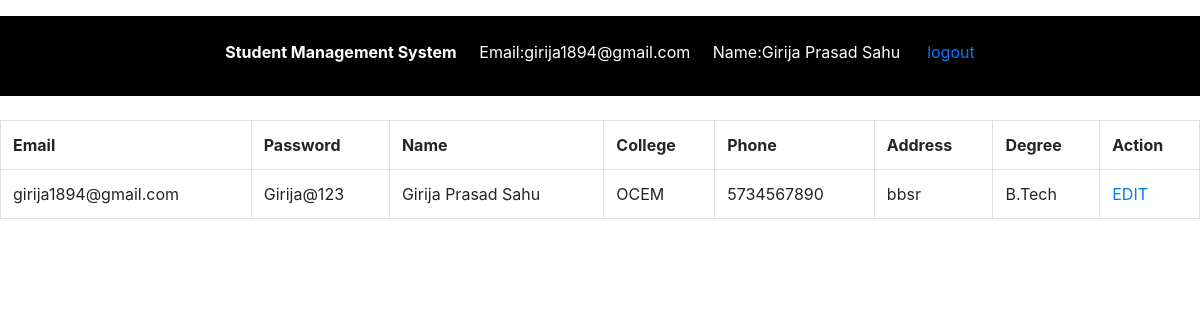
/sms/student_dashboard.php (signed in), run on the app's committed database.
### tables this page shows
CREATE TABLE `student` (
  `id` int(11) NOT NULL,
  `email` varchar(255) NOT NULL,
  `password` varchar(255) NOT NULL,
  `name` varchar(255) NOT NULL,
  `college` varchar(255) NOT NULL,
  `phone` varchar(255) NOT NULL,
  `address` varchar(255) NOT NULL,
  `degree` varchar(255) NOT NULL,
  `approve_satus` int(11) NOT NULL DEFAULT 0
);

### sms/student_dashboard.php (the view, shortened to what this page needs)
<?php
        include 'conn.php';
?>
<!DOCTYPE html>
<html lang="en">
<head>
    <link rel="stylesheet" href="https://maxcdn.bootstrapcdn.com/bootstrap/4.5.2/css/bootstrap.min.css">
</head>
<body>
    <div id="header">
        <center><strong><br>Student Management System &nbsp;&nbsp;&nbsp;&nbsp;&nbsp;</strong>Email:<?php echo $_SESSION['email']; ?>&nbsp;&nbsp;&nbsp;&nbsp;&nbsp;Name:<?php echo $_SESSION['name']; ?>
        &nbsp;&nbsp;&nbsp;&nbsp;&nbsp;<a href="logout.php">logout</a>
        </center>
    </div>
    <?php if(!isset($_GET['action'])){ ?>
    <div id="stud">
    <table  class="table table-bordered">
        <tr>
            <th>Email</th>
            <th>Password</th>
            <th>Name</th>
            <th>College</th>
            <th>Phone</th>
            <th>Address</th>
            <th>Degree</th>
            <th colspan="2">Action</th>
        </tr>
        <?php
          $result = mysqli_query($conn, "select * from student where id='$_SESSION[id]'");
            while($row = mysqli_fetch_array($result)){  ?>
                    <tr>
                        <td><?php echo $row['email']; ?></td>
                        <td><?php echo $row['password']; ?></td>
                        <td><?php echo $row['name']; ?></td>
                        <td><?php echo $row['college']; ?></td>
                        <td><?php echo $row['phone']; ?></td>
                        <td><?php echo $row['address']; ?></td>
                        <td><?php echo $row['degree']; ?></td>
                        <td> <a href="student_dashboard.php?sID=<?php echo $row['id']; ?>&action=edit">EDIT</a>   </td>
                    </tr>
            <?php } ?>
    </table>
    </div>
            <?php  } ?>
</body>
</html>

### sms/student_dashboard.php (style rules this page uses)
#header { height:10%; width:100%; top:2%; background-color:black; position:fixed; color:white; }
#stud { width:100%; top:50%; color:red; margin-top:10%; }

### data on the page
student: email "girija1894@gmail.com", password "Girija@123", name "Girija Prasad Sahu", college "OCEM", phone "5734567890", address "bbsr", degree "B.Tech"

### other printed values
$_SESSION['email'] "girija1894@gmail.com"
$_SESSION['name'] "Girija Prasad Sahu"
